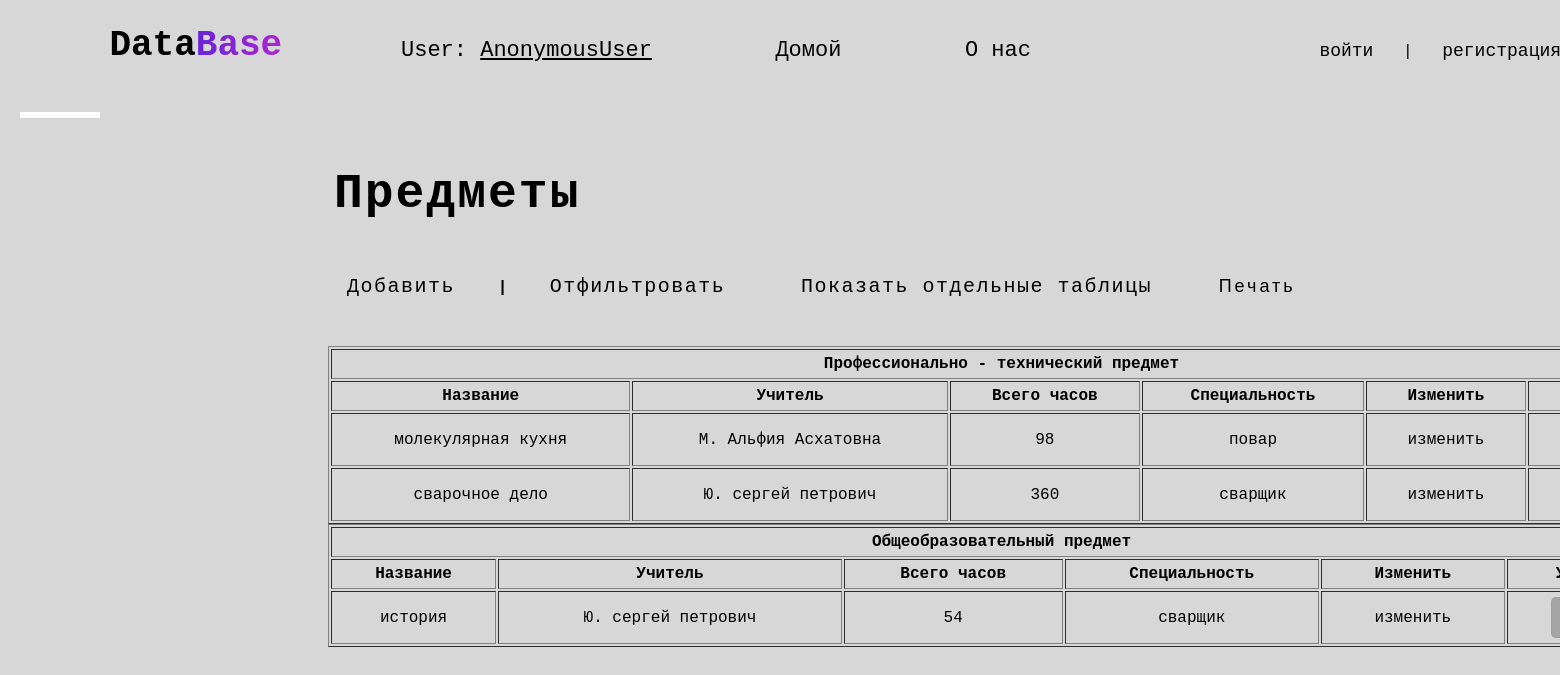
/db/subject/all, run on the app's committed database.
### student_db/models.py (models this page shows, shortened)
class Subject(models.Model):
    name = models.CharField(max_length=50)
    teacher = models.ForeignKey(Teacher, on_delete=models.CASCADE, related_name='teach', null=True)
    all_hour = models.IntegerField(null=False, default='')
    course_time = models.IntegerField(null=False, default='')
    cycle = models.CharField(max_length=255, choices=[('профессионально-техническое', 'профессионально-техническое'),
                                      ('общеобразовательное', 'общеобразовательное')], null=True)
    course = models.CharField(max_length=10, choices=[('1', '1'), ('2', '2')])
    specialization = models.ForeignKey(Speciality, on_delete=models.CASCADE, null=True)

class Teacher(models.Model):
    name = models.CharField(max_length=50)
    middle_name = models.CharField(max_length=50)
    last_name = models.CharField(max_length=50)
    phone = models.CharField(max_length=20)
    subject = models.CharField(max_length=50)
    work = models.CharField(max_length=50, choices=[('мастер', "мастер"), ("учитель", "учитель")], null=True)
    def __str__(self):
        return self.middle_name +' '+ self.name +' '+ self.last_name

class Speciality(models.Model):
    name = models.CharField(max_length=100)
    teacher = models.ForeignKey(Teacher, on_delete=models.CASCADE, null=True)
    course = models.CharField(max_length=50, choices=[("два года", "два года"),
                                                      ("три месяца", "три месяца"),
                                                      ("год (после 9)", "год (после 9)"),
                                                      ("год (после 9 и 11)", "год (после 9 и 11)")],
                              unique=True, null=True)
    education_form = models.CharField(max_length=50, choices=[('контракт', 'контракт'), ('бюджет', 'бюджет')])
    for_edu = models.CharField(max_length=10, choices=[('9', '9'), ('11', '11'), ('9 и 11', '9 и 11')], null=True)
    def __str__(self):
        return self.name

### student_db/views.py (the view)
# urls.py: path('subject/all', views.subject_all, name='subject_all'),
def subject_all(request):
    technical_subject = Subject.objects.filter(cycle='профессионально-техническое').order_by('name')
    general_subject = Subject.objects.filter(cycle='общеобразовательное').order_by('name')
    context = {
               'technical_subject': technical_subject,
               'general_subject': general_subject}
    return render(request, 'subject/subject_all.html', context)

### student_db/templates/subject/subject_all.html (shortened to what this page needs)
{% extends 'db.html' %}
{% load static %}
{% block content %}
<link rel="stylesheet" href="{% static 'css/subject_list.css' %}">
<div class="func">
    <h1>Предметы</h1>
      <a href="{% url 'student:subject_create' %}">Добавить</a> <b>|</b>
      <a href="{% url 'student:subject_filter' %}">Отфильтровать</a>
      <a href="{% url 'student:subject_list' %}">Показать отдельные таблицы</a>
      <button class="print" id="printButton">Печать</button>
  </div>
  <div class="tables_second">
    <table border="1" style="width: 1347px;">
          <tr><th colspan="6">Профессионально - технический предмет</th></tr>
          <tr >
              <th>Название</th>
              <th>Учитель</th>
              <th>Всего часов</th>
              <th>Специальность</th>
              <th>Изменить</th>
              <th>Удалить</th>
          </tr>
          {% for subject in technical_subject %}
              <tr><td>{{ subject.name }}</td>
                  <td>{{ subject.teacher }}</td>
                  <td>{{ subject.all_hour }}</td>
                  <td>{{ subject.specialization }}</td>
                  <td><a href="{% url 'student:subject_update' pk=subject.pk %}">изменить</a></td>
                  <td>
                      <form method="POST" action="{% url 'student:delete_subject' subject.pk %}">{% csrf_token %}<button class="btn" type="submit">Удалить</button></form>
                  </td>
              </tr>
        {% endfor %}
    </table>
      <table  border="1" style="width: 1347px;">
        <tr><th colspan="6">Общеобразовательный предмет</th></tr>
              <tr >
                  <th>Название</th>
                  <th>Учитель</th>
                  <th>Всего часов</th>
                  <th>Специальность</th>
                  <th>Изменить</th>
                  <th>Удалить</th>
              </tr>
              {% for subject in general_subject %}
                  <tr><td>{{ subject.name }}</td>
                      <td>{{ subject.teacher }}</td>
                      <td>{{ subject.all_hour }}</td>
                      <td>{{ subject.specialization }}</td>
                      <td><a href="{% url 'student:subject_update' pk=subject.pk %}">изменить</a></td>
                      <td>
                      <form method="POST" action="{% url 'student:delete_subject' subject.pk %}">{% csrf_token %}<button class="btn" type="submit">Удалить</button></form>
                  </td>
                  </tr>
            {% endfor %}
      </table>
  </div>
{% endblock %}

### static/css/db.css (style rules this page uses)
* { margin: 0; padding: 0; box-sizing: border-box; }
body { background: #000; color: white; font-family: 'Courier New', monospace; }

### static/css/subject_list.css (style rules this page uses)
* { margin: 0; padding: 0; box-sizing: border-box; }
body { background: #d7d7d7; color: black; font-family: 'Courier New', monospace; }
body { margin: 0; padding: 0; box-sizing: border-box; }
.func { width: 1013px; height: 220px; position: relative; top: 32px; left: 44px; }
.func h1 { padding: 15px 20px; width: 500px; font-size: 48px; letter-spacing: 2px; color: black; margin-bottom: 30px; }
.func a { margin: 20px ; color: black; font-size: 20px; font-weight: 400; letter-spacing: 1.5px; text-decoration: none; padding: 10px 13px; transition-duration: .5s; }
.func button { background: transparent; border: none; padding: 10px 24px; font-size: 18px; font-weight: 500; letter-spacing: 3px; transition-duration: .5s; border-radius: 5px; }
table * { text-align : center; }
.tables_second { position: absolute; top: 346px; left: 328px; }
.tables_second tr th, .tables_second tr td, .tables_second td a { text-decoration: none; color: black; padding: 5px; transition-duration: .5s; }
.tables_second tr td:last-child { padding 5px; }
.tables_second .btn { border: 1px solid #9f9f9fe0; border-radius: 5px; padding: 12px; margin: 0 auto; transition-duration: .5s; display: block; background: #9f9f9fe0; }

### data on the page
Subject: name "молекулярная кухня", teacher "М. Альфия Асхатовна", all_hour "98", specialization "повар"
Subject: name "сварочное дело", teacher "Ю. сергей петрович", all_hour "360", specialization "сварщик"
Subject: name "история", teacher "Ю. сергей петрович", all_hour "54", specialization "сварщик"

### other printed values
{{ user }} "AnonymousUser"
